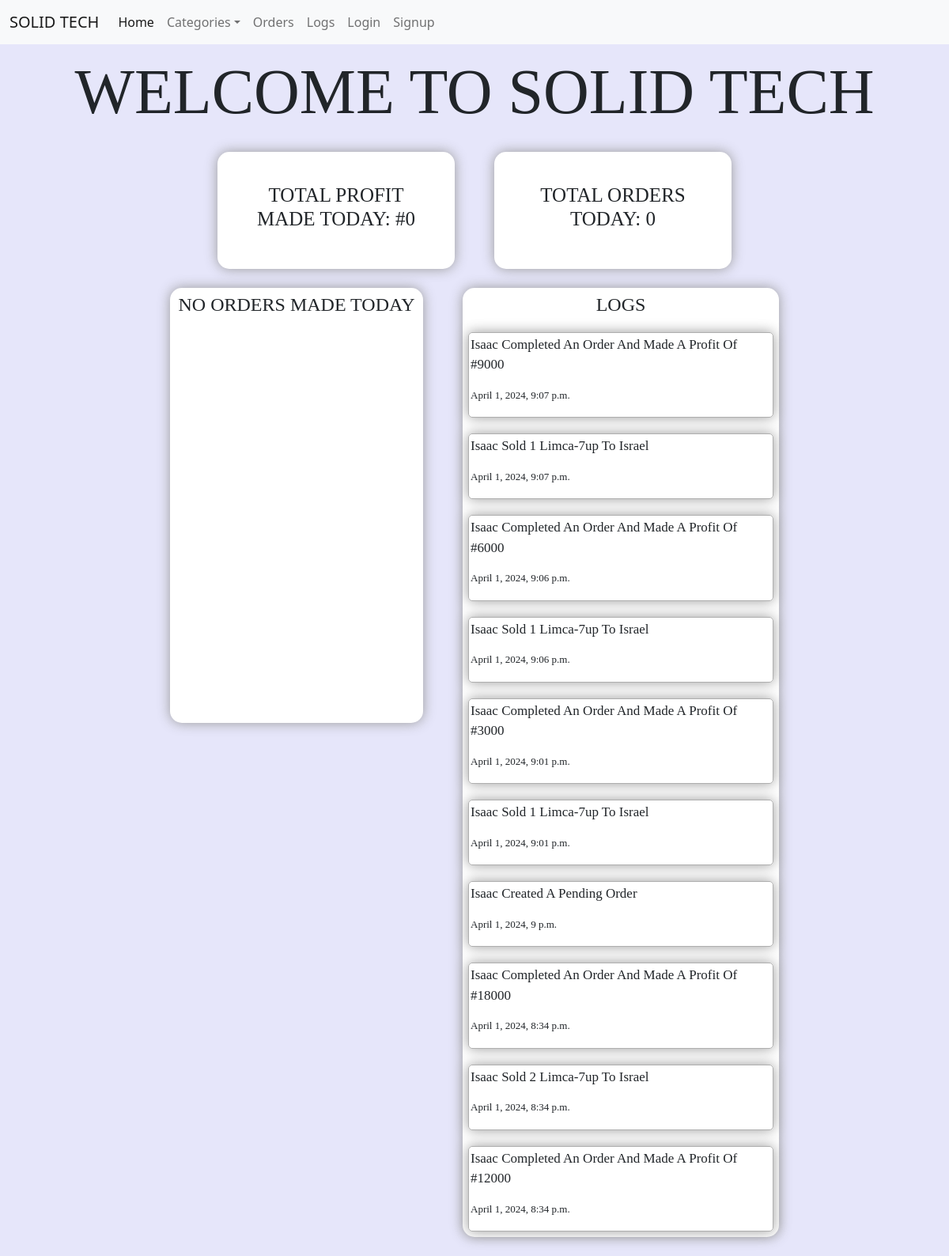
The app's page /seller/home/ with its own data.
### Sellers/models.py (models this page shows)
class Log(models.Model):
    log = models.CharField(max_length=10000000)
    date_created = models.DateTimeField(auto_now_add=True)

### Sellers/views.py (the view)
# urls.py: path("home/", views.home, name='home'),
def home(request, since=None):
    orders = Order.objects.filter(created_at__day=localdate().today().day, completed=True)
    cost = 0
    for order in orders:
        cost += order.total_price
    order = Order.objects.filter(created_at__day=localdate().today().day, completed=True).count()
    last_five_orders = Order.objects.filter(created_at=localdate().today(), completed=True).order_by('-id')[:5]
    context = {'cost': cost, 'order': order, 'last_five_orders': last_five_orders, 'orders_made': orders}
    return render(request, 'home.html', context)

### utils/context_processors.py (called while the page is built)
def navbar_categories(request):
    categories = Category.objects.all()
    category = Category.objects.filter(parent=None)
    log = Log.objects.all().order_by('-id')[:10]
    return {'navbar_categories':categories,'category':category,'log':log}

### templates/home.html (shortened to what this page needs)
{% extends 'base.html' %}
    {% load static %}
    {% load bootstrap5 %}
    {% block title %}
        {% load static %}
        <link rel="stylesheet" href="{% static 'css/home.css' %}">
    {% endblock %}
{% block content %}
    <p id="title">WELCOME TO SOLID TECH</p>
    <div id="container-1">
        <div id="profit-div">
            <h3 id="profit">TOTAL PROFIT MADE TODAY: #{{ cost }}</h3>
        </div>
        <div id="order-div">
            <h3 id="order">TOTAL ORDERS TODAY: {{ order }}</h3>
        </div>
    </div>
    <br>
    <div id="container-2">
        {% if orders_made %}
            <div id="latest-order-div">
                <h4 id="text">LATEST ORDER</h4>
                {% for orders in last_five_orders %}
                    <div id="sub-div">
                        <div id="sub">
                            <h3 id="name">{{ orders.name|title }}</h3>
                            <h5 id="date">{{ orders.created_at }}</h5>
                        </div>
                        <a href="{% url 'orderdetail' orders.pk %}">
                            <button>View</button>
                        </a>
                    </div>
                {% endfor %}
            </div>
        {% else %}
            <div id="latest-order-div">
                        <h4 id="text">NO ORDERS MADE TODAY</h4>
            </div>
        {% endif %}
        <div id="log-div">
            <h4 id="text">LOGS</h4>
            {% for logs in log %}
                <div id="log-sub">
                    <p id="name">{{ logs.log|title }}</p>
                    <p id="date">{{ logs.date_created }}</p>
                </div>
            {% endfor %}
        </div>
    </div>
    <br>
{% endblock %}

### templates/base.html (shortened to what this page needs)
<!DOCTYPE html>
<html lang="en">
<head>
    {% load static %}
    <link href="https://cdn.jsdelivr.net/npm/bootstrap@5.2.2/dist/css/bootstrap.min.css" rel="stylesheet"
>
    {% block title %}
    {% endblock %}
</head>
<body>
{% load mptt_tags %}
<nav class="navbar navbar-expand-lg navbar-light bg-light">
    <div class="dropdown container-fluid">
        <a class="navbar-brand" href="">SOLID TECH</a>
        <div class="collapse navbar-collapse" id="navbarScroll">
            <ul class="navbar-nav me-auto my-2 my-lg-0 navbar-nav-scroll" style="--bs-scroll-height: 100px;">
                <li class="nav-item">
                    <a class="nav-link active" aria-current="page" href="{% url 'home' %}">Home</a>
                </li>
                {% if navbar_categories %}
                    <li class="nav-item dropdown">
                        <a class="test nav-link dropdown-toggle" href="#" id="navbarScrollingDropdown" role="button"
                           data-bs-toggle="dropdown" aria-expanded="false">
                            Categories</a>
                    </li>
                {% else %}
                    <li class="nav-item">
                        <a class="nav-link" href="">Categories</a>
                    </li>
                {% endif %}
                <li class="nav-item">
                    <a class="nav-link" href="{% url 'searchorders' %}">Orders</a>
                </li>
                <li class="nav-item">
                    <a class="nav-link" href="{% url 'log' %}">Logs</a>
                </li>
                {% if user.is_authenticated %}
                    <li class="nav-item">
                        <a class="nav-link" href="{% url 'logout' %}">Logout</a>
                    </li>
                {% else %}
                    <li class="nav-item">
                        <a class="nav-link" href="{% url 'login' %}">Login</a>
                    </li>
                    <li class="nav-item">
                        <a class="nav-link" href="{% url 'signup' %}">Signup</a>
                    </li>
                {% endif %}
            </ul>
        </div>
    </div>
</nav>
{% block content %}
{% endblock %}
</body>
</html>

### static/css/home.css (style rules this page uses)
body { background-color: #E6E6FA; }
#title { font-family: Informal Roman, serif; font-size: 80px; font-style: normal; font-weight: 400; line-height: 150%; text-align: center; }
#order { text-align: center; padding: 40px; font-size: 25px; font-family: SansSerif, serif; }
#order-div { box-shadow: hsl(0,0%,60%) 0 0 16px; border-radius: 15px; background-color: white; }
#profit { text-align: center; padding: 40px; font-size: 25px; font-family: SansSerif, serif; }
#profit-div { box-shadow: hsl(0,0%,60%) 0 0 16px; border-radius: 15px; background-color: white; }
#container-1 { display: grid; grid-template-columns: 300px 300px; column-gap: 50px; justify-content: center; }
#name { font-family: SansSerif, serif; font-size: 17px; }
#date { font-family: SansSerif, serif; font-size: 13px; }
#container-2 { display: grid; grid-template-columns: 320px 400px; column-gap: 50px; justify-content: center; }
#latest-order-div { padding: 7px; box-shadow: hsl(0,0%,60%) 0 0 16px; border-radius: 15px; height: 550px; background-color: white; }
#log-div { padding: 7px; box-shadow: hsl(0,0%,60%) 0 0 16px; border-radius: 15px; background-color: white; }
#text { text-align: center; font-family: SansSerif, serif; }
a { text-align: center; text-decoration: none; color: black; }
#log-sub { border: solid #afafaf 1px; margin-top: 20px; padding: 2px; border-radius: 5px; box-shadow: hsl(0,0%,60%) 0 0 16px; }

### records on screen
Log: log "Isaac Completed An Order And Made A Profit Of #9000", date_created "April 1, 2024, 9:07 p.m."
Log: log "Isaac Sold 1 Limca-7up To Israel", date_created "April 1, 2024, 9:07 p.m."
Log: log "Isaac Completed An Order And Made A Profit Of #6000", date_created "April 1, 2024, 9:06 p.m."
Log: log "Isaac Sold 1 Limca-7up To Israel", date_created "April 1, 2024, 9:06 p.m."
Log: log "Isaac Completed An Order And Made A Profit Of #3000", date_created "April 1, 2024, 9:01 p.m."
Log: log "Isaac Sold 1 Limca-7up To Israel", date_created "April 1, 2024, 9:01 p.m."
Log: log "Isaac Created A Pending Order", date_created "April 1, 2024, 9 p.m."
Log: log "Isaac Completed An Order And Made A Profit Of #18000", date_created "April 1, 2024, 8:34 p.m."
Log: log "Isaac Sold 2 Limca-7up To Israel", date_created "April 1, 2024, 8:34 p.m."
Log: log "Isaac Completed An Order And Made A Profit Of #12000", date_created "April 1, 2024, 8:34 p.m."

### other values on screen
{{ cost }} "0"
{{ order }} "0"
